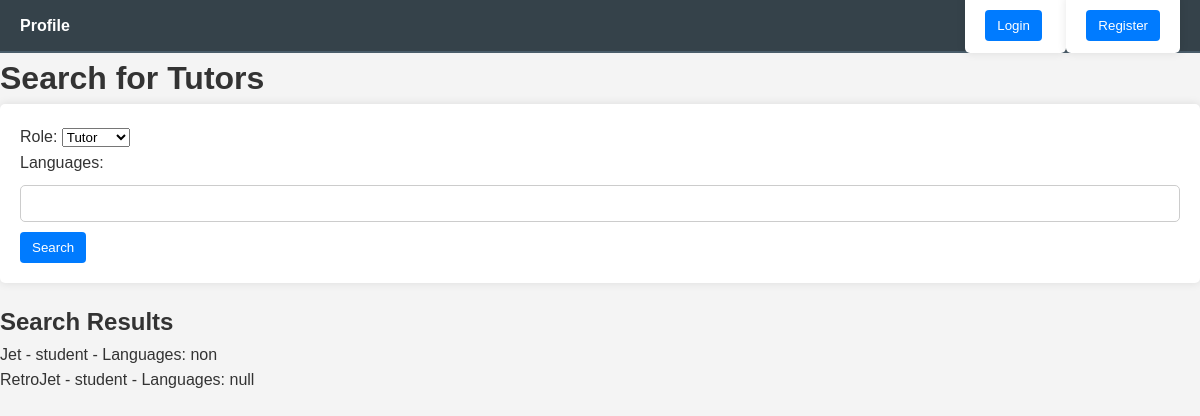
Page /accounts/search/ on the earlier database version.
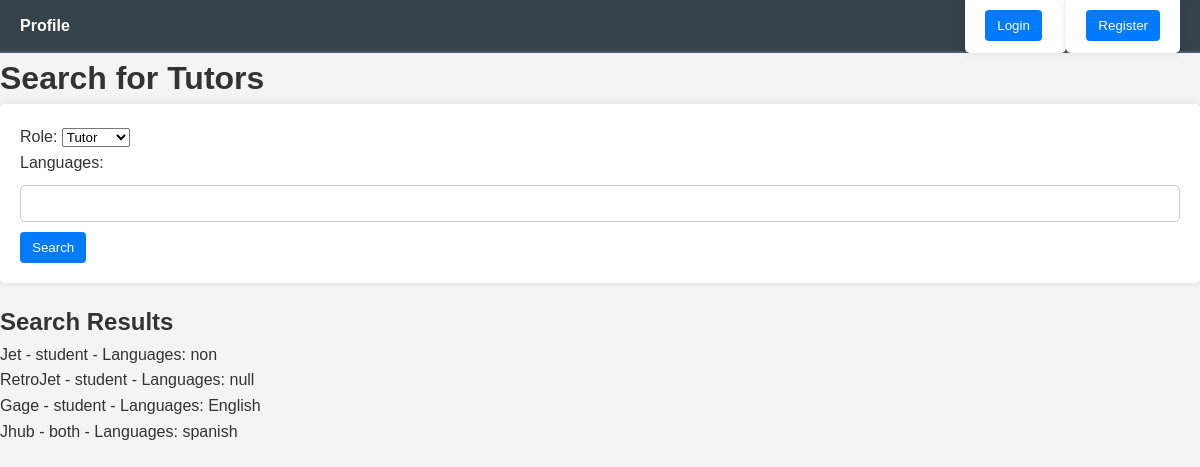
Same page on the later database version.
### app/models.py (models this page shows)
class CustomUser(AbstractUser):
    ROLE_CHOICES = [
        ('tutor', 'Tutor'),
        ('student', 'Student'),
        ('both', 'Both'),
    ]
    profile_pic = models.ImageField(upload_to='profile_pics/', blank=True, null=True)
    bio = models.TextField(blank=True)
    skills = models.CharField(max_length=500)
    languages = models.CharField(max_length=500, blank=True)
    role = models.CharField(max_length=10, choices=ROLE_CHOICES, default='student')
    languages_taught = models.CharField(max_length=500, blank=True)
    languages_learned = models.CharField(max_length=500, blank=True)

### app/views.py (the view)
# urls.py: path('search/', search_users, name='search_users'),
def search_users(request):
    form = UserSearchForm()
    users = CustomUser.objects.all()  # Start with all users
    if request.method == 'GET':
        role = request.GET.get('role')
        languages = request.GET.get('languages')
        if role:
            users = users.filter(role=role)
        if languages:
            users = users.filter(languages__icontains=languages)
    return render(request, 'users/search.html', {'form': form, 'users': users})

### app/forms.py
class UserSearchForm(forms.Form):
    role = forms.ChoiceField(choices=[('tutor', 'Tutor'), ('student', 'Student'), ('both', 'Both')], required=False)
    languages = forms.CharField(max_length=500, required=False)

### app/templates/users/search.html (shortened to what this page needs)
<!DOCTYPE html>
<html lang="en">
<head>
    {% load static %}
    <link rel="stylesheet" type="text/css" href="{% static 'app/styles.css' %}">
</head>
<body>
    {% include 'includes/navbar.html' %}
    <h1>Search for Tutors</h1>
    <form method="get" action="{% url 'search_users' %}">
        {{ form.as_p }}
        <button type="submit">Search</button>
    </form>
    <h2>Search Results</h2>
    <ul>
        {% for user in users %}
            <li>{{ user.username }} - {{ user.role }} - Languages: {{ user.languages }}</li>
        {% empty %}
            <li>No users found.</li>
        {% endfor %}
    </ul>
</body>
</html>

### app/templates/includes/navbar.html
<nav>
    <div class="navbar-container">
        <div class="navbar-left">
            <a href="{% url 'profile' %}">Profile</a>
        </div>
        <div class="navbar-right">
            {% if user.is_authenticated %}
                <form action="{% url 'logout' %}" method="POST" style="display:inline;">
                    {% csrf_token %}
                    <button type="submit">Logout</button>
                </form>
            {% else %}
                <form action="{% url 'login' %}" method="get" style="display:inline;">
                    <button type="submit">Login</button>
                </form>
                <form action="{% url 'register' %}" method="get" style="display:inline;">
                    <button type="submit">Register</button>
                </form>
            {% endif %}
        </div>
    </div>
</nav>

### app/static/app/styles.css (style rules this page uses)
* { margin: 0; padding: 0; box-sizing: border-box; }
body { font-family: Arial, sans-serif; line-height: 1.6; background-color: #f4f4f4; color: #333; }
form { background: #ffffff; padding: 20px; border-radius: 5px; box-shadow: 0 0 10px rgba(0, 0, 0, 0.1); margin-bottom: 20px; }
form input[type="text"], form input[type="email"], form input[type="password"], form input[type="file"], form textarea { width: 100%; padding: 10px; margin: 10px 0; border: 1px solid #ccc; border-radius: 5px; }
button { background: #35424a; color: #ffffff; border: none; padding: 10px 15px; border-radius: 5px; cursor: pointer; }
a { color: #35424a; text-decoration: none; }
nav { background-color: #35424a; padding: 10px 20px; border-bottom: 2px solid #4a5d6a; }
.navbar-container { display: flex; justify-content: space-between; align-items: center; }
.navbar-left a { text-decoration: none; color: #ffffff; font-weight: bold; margin-right: 20px; }
.navbar-right form { display: inline; }
button { background-color: #007bff; color: white; border: none; padding: 8px 12px; border-radius: 4px; cursor: pointer; transition: background-color 0.3s; }
body { font-family: Arial, sans-serif; line-height: 1.6; background-color: #f4f4f4; color: #333; margin: 0; padding: 0; }

Differences in the rows shown:
added CustomUser: username "Gage", role "student", languages "English"
added CustomUser: username "Jhub", role "both", languages "spanish"
